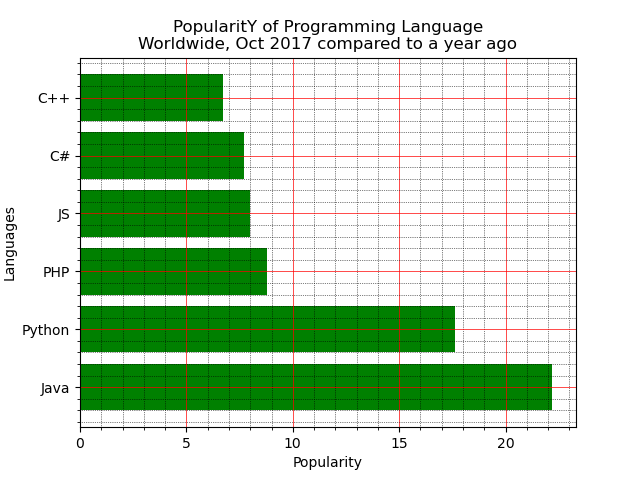

Recreate this plot in Python.
import matplotlib.pyplot as plt
x = ['Java', 'Python', 'PHP', 'JS', 'C#', 'C++']
popularity = [22.2, 17.6, 8.8, 8, 7.7, 6.7]
x_pos = [i for i, _ in enumerate(x)]
plt.barh(x_pos, popularity, color='green')
plt.xlabel("Popularity")
plt.ylabel("Languages")
plt.title("PopularitY of Programming Language\n" + "Worldwide, Oct 2017 compared to a year ago")
plt.yticks(x_pos, x)
# Turn on the grid
plt.minorticks_on()
plt.grid(which='major', linestyle='-', linewidth='0.5', color='red')
# Customize the minor grid
plt.grid(which='minor', linestyle=':', linewidth='0.5', color='black')
plt.show()
